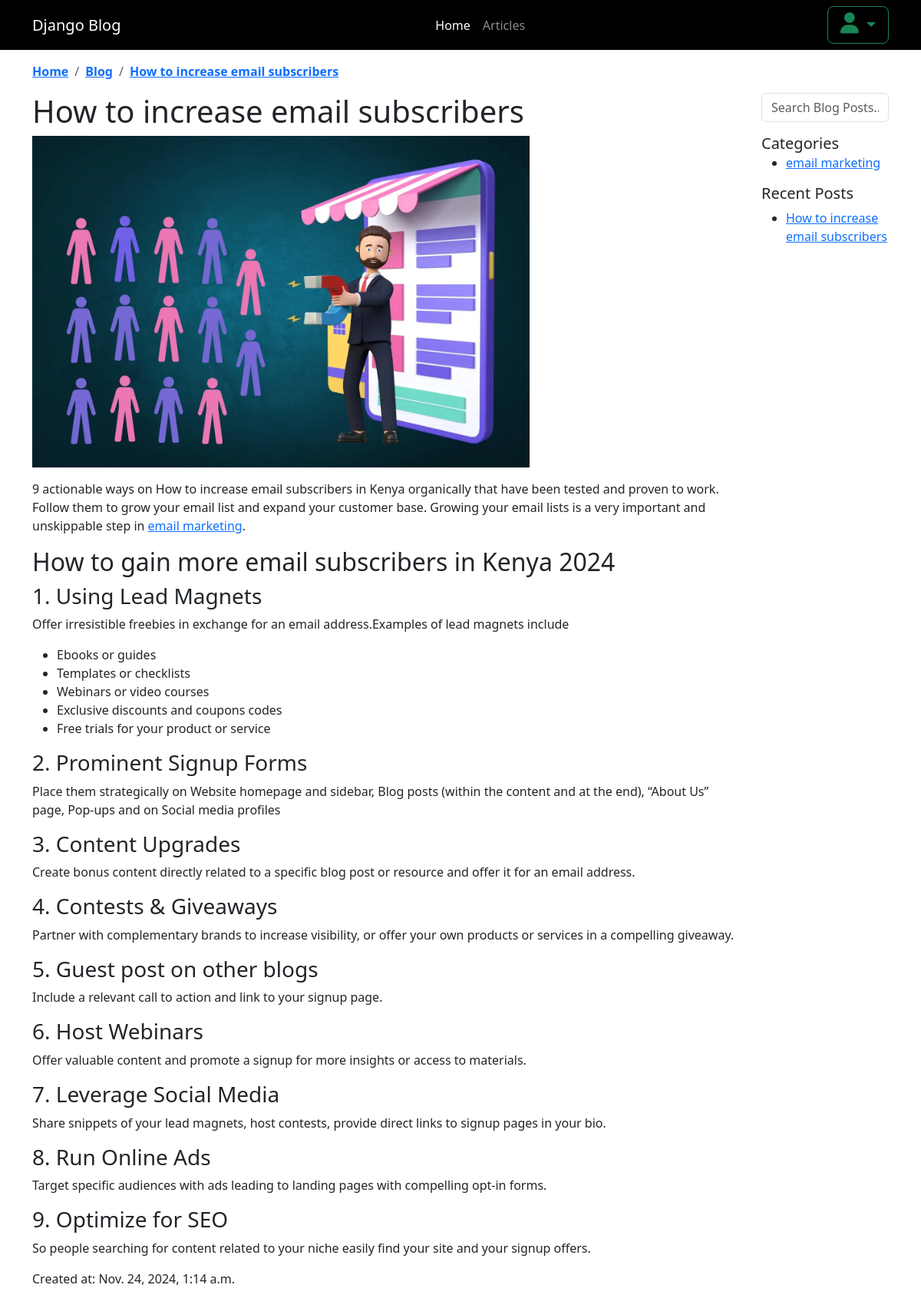
/posts/how-to-gain-more-email-subscribers/, run on an earlier commit of the app's database.
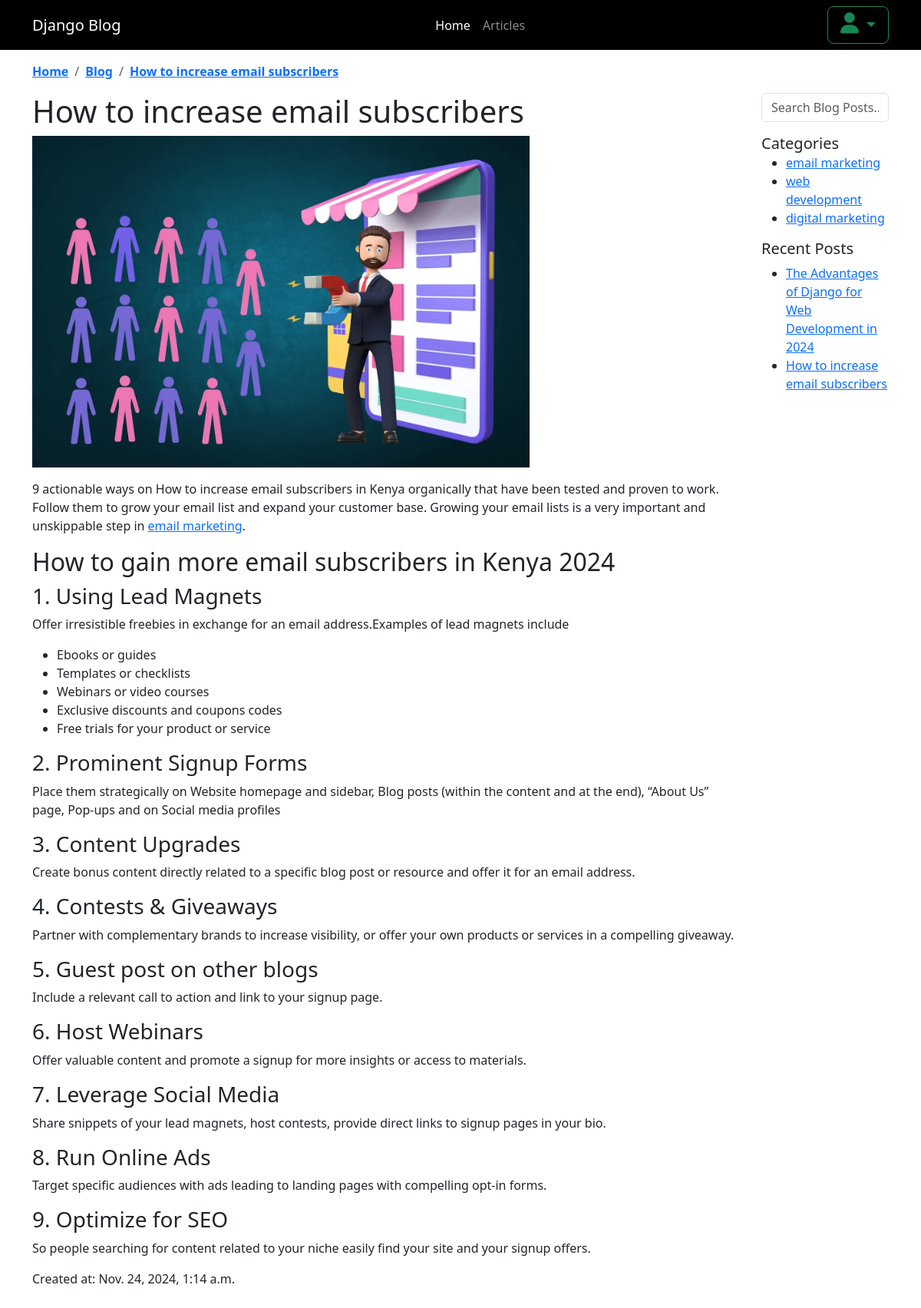
And on a later commit of the database.
### blog/models.py (models this page shows, shortened)
class BlogPost(models.Model):
    STATUS_CHOICES = (
        ('pending', 'Pending'),
        ('published', 'Published'),
    )
    title = models.CharField(max_length=200)
    featured_image = models.ImageField(upload_to='featured_images/')
    content =  FroalaField()
    slug = models.SlugField(unique=True)
    categories = models.ForeignKey(Category, on_delete=models.CASCADE, null=True, blank=True)
    created_at = models.DateTimeField(auto_now_add=True)
    status = models.CharField(max_length=10, choices=STATUS_CHOICES, default='pending')
    author = models.ForeignKey(settings.AUTH_USER_MODEL, on_delete=models.CASCADE, related_name='blog_posts')

class Category(models.Model):
    name = models.CharField(max_length=65)
    description = models.TextField(max_length=255, null=True, blank=True)
    slug = models.SlugField(unique=True)

### blog/views.py (the view)
# urls.py: path('<slug:slug>/', BlogPostDetailView, name='blogpost_detail'),
def BlogPostDetailView(request, slug):
    post = get_object_or_404(BlogPost, slug=slug)
    categories = Category.objects.all()
    recent_posts = BlogPost.objects.all().order_by('-created_at')[:5]  # Last 5 posts
    breadcrumbs = [
        {'url': '/', 'name': 'Home'},
        {'url': '/posts/', 'name': 'Blog'},
        {'url': f'/posts/{post.slug}/', 'name': post.title}
    ]
    context = {
        'post': post,  # Single blog post for detail
        'categories': categories,
        'breadcrumbs': breadcrumbs,
        'recent_posts': recent_posts,
    }
    return render(request, 'blogpost_detail.html', context)

### froala_editor/fields.py (called while the page is built)
    def get_internal_type(self):
        return "TextField"

### blog/templates/blogpost_detail.html
{% extends 'blog_base.html' %} {% block title %}{{ post.title }}{% endblock %}
{% block content %}
{% include 'breadcrumb.html' %}
<div class="container my-3">
  <div class="row">
    <div class="col-md-10">
      <h1>{{ post.title }}</h1>
      <img
        src="{{ post.featured_image.url }}"
        class="img-fluid"
        alt="{{ post.title }}"
        width="70%"
      />
      <p>{{ post.content|safe }}</p>
        <p>Created at: {{ post.created_at }}</p>
      </div>
    <div class="col-md-2">
      {% include 'search_bar.html' %} {% include 'sidebar.html' %}
    </div>
  </div>
{% endblock %}

### blog/templates/breadcrumb.html
<div class="container my-3">
    <nav aria-label="breadcrumb">
  <ol class="breadcrumb">
    {% for breadcrumb in breadcrumbs %}
      <li class="breadcrumb-item"><a href="{{ breadcrumb.url }}" class="fw-bolder">{{ breadcrumb.name }}</a></li>
    {% endfor %}
  </ol>
</nav>
</div>

### blog/templates/sidebar.html
<div id="sidebar">
  <span class="h5">Categories</span>
  <ul>
    {% for category in categories %}
      <li><a href="{% url 'category_detail' category.slug %}">{{ category.name }}</a></li>
    {% endfor %}
  </ul>
  <h5>Recent Posts</h5>
  <ul>
    {% for post in recent_posts %}
      <li><a href="/posts/{{ post.slug }}/">{{ post.title }}</a></li>
    {% endfor %}
  </ul>
</div>

What changed in the data, as far as the page shows it:
added Category: name "web development"
added Category: name "digital marketing"
added BlogPost: title "The Advantages of Django for Web Development in 2024"
